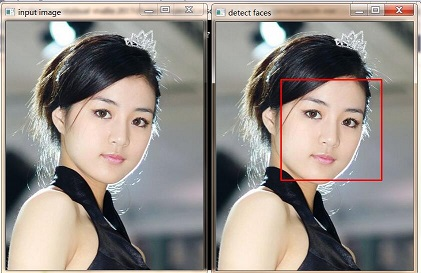
//> input picture opencv_cascde/opencv_image.jpg, 421 x 273 px, given in place of the camera
$ ./main   (built with g++ and OpenCV 4)
//> lines starting //> are read from the running program, lines starting //| are printed output that depends on the picture
#include <opencv2/opencv.hpp>
#include <iostream>

using namespace cv;
using namespace std;

String facefile = "F:/opencv/OpenCV3.2/opencv/build/etc/haarcascades/haarcascade_frontalface_alt.xml";
String lefteyefile = "F:/opencv/OpenCV3.2/opencv/build/etc/haarcascades/haarcascade_eye.xml";
String righteyefile = "F:/opencv/OpenCV3.2/opencv/build/etc/haarcascades/haarcascade_eye.xml";
CascadeClassifier face_detector;
CascadeClassifier leftyeye_detector;
CascadeClassifier righteye_detector;

Rect leftEye, rightEye;
void trackEye(Mat&  im, Mat& tpl, Rect& rect) {
	Mat result;
	int result_cols = im.cols - tpl.cols + 1;
	int result_rows = im.rows - tpl.rows + 1;

	// 模板匹配
	result.create(result_rows, result_cols, CV_32FC1);
	matchTemplate(im, tpl, result, TM_CCORR_NORMED);

	// 寻找位置
	double minval, maxval;
	Point minloc, maxloc;
	minMaxLoc(result, &minval, &maxval, &minloc, &maxloc);
	if (maxval > 0.75) {
		rect.x = rect.x + maxloc.x;
		rect.y = rect.y + maxloc.y;
	}
	else {
		rect.x = rect.y = rect.width = rect.height = 0;
	}
}

/** 相机中人脸眼睛跟踪 */
int main(int argc, char** argv) {
	if (!face_detector.load(facefile)) {
		printf("could not load face face data...\n");
		return -1;
	}
	if (!leftyeye_detector.load(lefteyefile)) {
		printf("could not load face eye data...\n");
		return -1;
	}
	if (!righteye_detector.load(righteyefile)) {
		printf("could not load face eye data...\n");
		return -1;
	}

	Mat frame;
	VideoCapture capture(0);
	namedWindow("face_eye", CV_WINDOW_AUTOSIZE);

	Mat gray;
	vector<Rect> faces;
	vector<Rect> eyes;
	Mat lefttpl, righttpl; // 模板
	while (capture.read(frame)) {
//> frame is the input picture: 273 rows x 421 cols, CV_8UC3; mean B, G, R 135.7, 141.2, 148.4
		flip(frame, frame, 1);
		cvtColor(frame, gray, COLOR_BGR2GRAY);
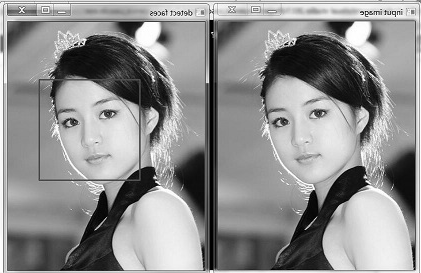
//> gray: 273 rows x 421 cols, CV_8UC1; min 0, max 255, mean 142.8
		equalizeHist(gray, gray);
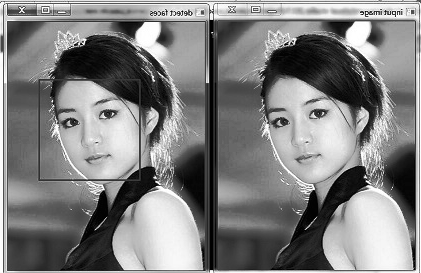
//> gray: 273 rows x 421 cols, CV_8UC1; min 0, max 255, mean 127.8
		face_detector.detectMultiScale(gray, faces, 1.1, 3, 0, Size(30, 30));
//> faces = 2 Rects (x, y, width, height): [248, 78, 107, 107], [33, 76, 112, 112]
		for (size_t t = 0; t < faces.size(); t++) {
			rectangle(frame, faces[t], Scalar(255, 0, 0), 2, 8, 0);

			// 计算 offset ROI
			int offsety = faces[t].height / 4;
			int offsetx = faces[t].width / 8;
			int eyeheight = faces[t].height / 2 - offsety;
			int eyewidth = faces[t].width / 2 - offsetx;

			// 截取左眼区域
			Rect leftRect;
			leftRect.x = faces[t].x + offsetx;
			leftRect.y = faces[t].y + offsety;
			leftRect.width = eyewidth;
			leftRect.height = eyeheight;
			Mat leftRoi = gray(leftRect);

			// 检测左眼
			leftyeye_detector.detectMultiScale(leftRoi, eyes, 1.1, 1, 0, Size(20, 20));
			if (lefttpl.empty()) {
				if (eyes.size()) {
					leftRect = eyes[0] + Point(leftRect.x, leftRect.y);
					lefttpl = gray(leftRect);
					rectangle(frame, leftRect, Scalar(0, 0, 255), 2, 8, 0);
				}
			}
			else {
				// 跟踪， 基于模板匹配
				leftEye.x = leftRect.x;
				leftEye.y = leftRect.y;
				trackEye(leftRoi, lefttpl, leftEye);
				if (leftEye.x > 0 && leftEye.y > 0) {
					leftEye.width = lefttpl.cols;
					leftEye.height = lefttpl.rows;
					rectangle(frame, leftEye, Scalar(0, 0, 255), 2, 8, 0);
				}
			}

			// 截取右眼区域
			Rect rightRect;
			rightRect.x = faces[t].x + faces[t].width / 2;
			rightRect.y = faces[t].y + offsety;
			rightRect.width = eyewidth;
			rightRect.height = eyeheight;
			Mat rightRoi = gray(rightRect);

			// 检测右眼
			righteye_detector.detectMultiScale(rightRoi, eyes, 1.1, 1, 0, Size(20, 20));
			if (righttpl.empty()) {
				if (eyes.size()) {
					rightRect = eyes[0] + Point(rightRect.x, rightRect.y);
					righttpl = gray(rightRect);
					rectangle(frame, rightRect, Scalar(0, 255, 255), 2, 8, 0);
				}
			}
			else {
				// 跟踪， 基于模板匹配
				rightEye.x = rightRect.x;
				rightEye.y = rightRect.y;
				trackEye(rightRoi, righttpl, rightEye);
				if (rightEye.x > 0 && rightEye.y > 0) {
					rightEye.width = righttpl.cols;
					rightEye.height = righttpl.rows;
					rectangle(frame, rightEye, Scalar(0, 255, 255), 2, 8, 0);
				}
			}
		}
//> this loop made 2 passes
//> (offsety, offsetx, eyeheight, eyewidth, minval in trackEye, maxval in trackEye, minloc in trackEye, maxloc in trackEye) on pass 2: (28, 14, 28, 42, 0.8, 0.987, Point(8, 1), Point(14, 5))
//> (offsety, offsetx, eyeheight, eyewidth, eyes) on pass 1: (26, 13, 27, 40, 1 Rect (x, y, width, height): [6, 0, 22, 22])
//> pass 1, `Mat leftRoi = gray(leftRect);`:
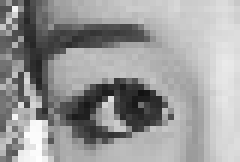
//> leftRoi: 27 rows x 40 cols, CV_8UC1 (shown 6 times larger); min 18, max 254, mean 154
//> pass 1, `lefttpl = gray(leftRect);`:
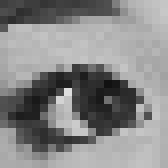
//> lefttpl: 21 rows x 21 cols, CV_8UC1 (shown 8 times larger); min 18, max 221, mean 135.7
//> pass 1, `Mat rightRoi = gray(rightRect);`:
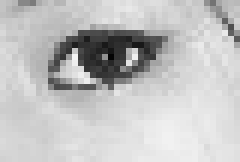
//> rightRoi: 27 rows x 40 cols, CV_8UC1 (shown 6 times larger); min 4, max 244, mean 193.6
//> pass 1, `righttpl = gray(rightRect);`:
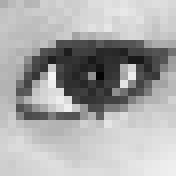
//> righttpl: 22 rows x 22 cols, CV_8UC1 (shown 8 times larger); min 4, max 244, mean 169.5
//> after the loop:
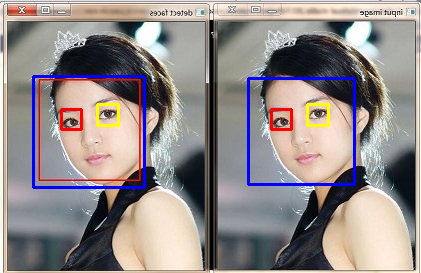
//> frame: 273 rows x 421 cols, CV_8UC3; mean B, G, R 137.7, 138.3, 146.2
		imshow("face_eye", frame);
		char c = waitKey(100);
//> the Esc key is pressed
		if (c == 27) { // ESC
			break;
		}
	}

	capture.release();
	waitKey(0);
	return 0;
}

$ run again, on opencv_cascde/test.png
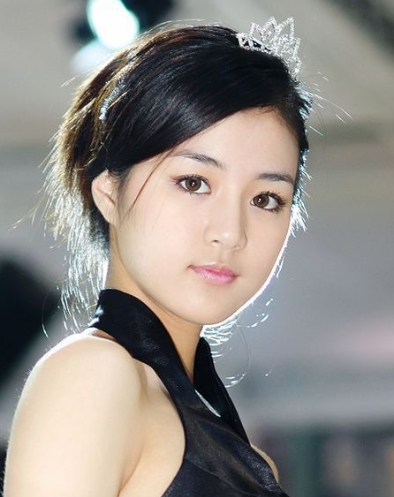
//> input picture opencv_cascde/test.png, 394 x 497 px, given in place of the camera
//> frame is the input picture: 497 rows x 394 cols, CV_8UC3; mean B, G, R 134.3, 139, 143.6
//> `equalizeHist(gray, gray);`:
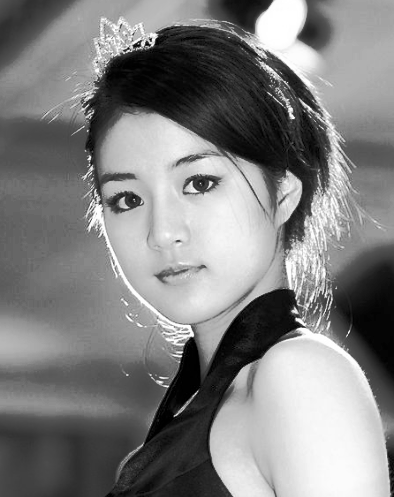
//> gray: 497 rows x 394 cols, CV_8UC1; min 0, max 255, mean 128.2
//> faces = 1 Rect (x, y, width, height): [59, 114, 210, 210]
//> the loop `for (size_t t = 0; t < faces.size(); t++)` made 1 pass
//> (offsety, offsetx, eyeheight, eyewidth, eyes) on pass 1: (52, 26, 53, 79, 1 Rect (x, y, width, height): [15, 2, 38, 38])
//> after the loop `for (size_t t = 0; t < faces.size(); t++)`:
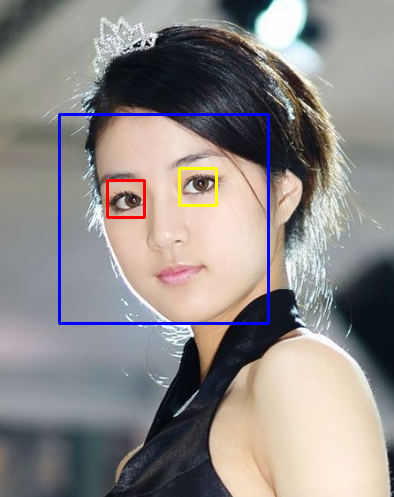
//> frame: 497 rows x 394 cols, CV_8UC3; mean B, G, R 135.4, 137.3, 142.2
